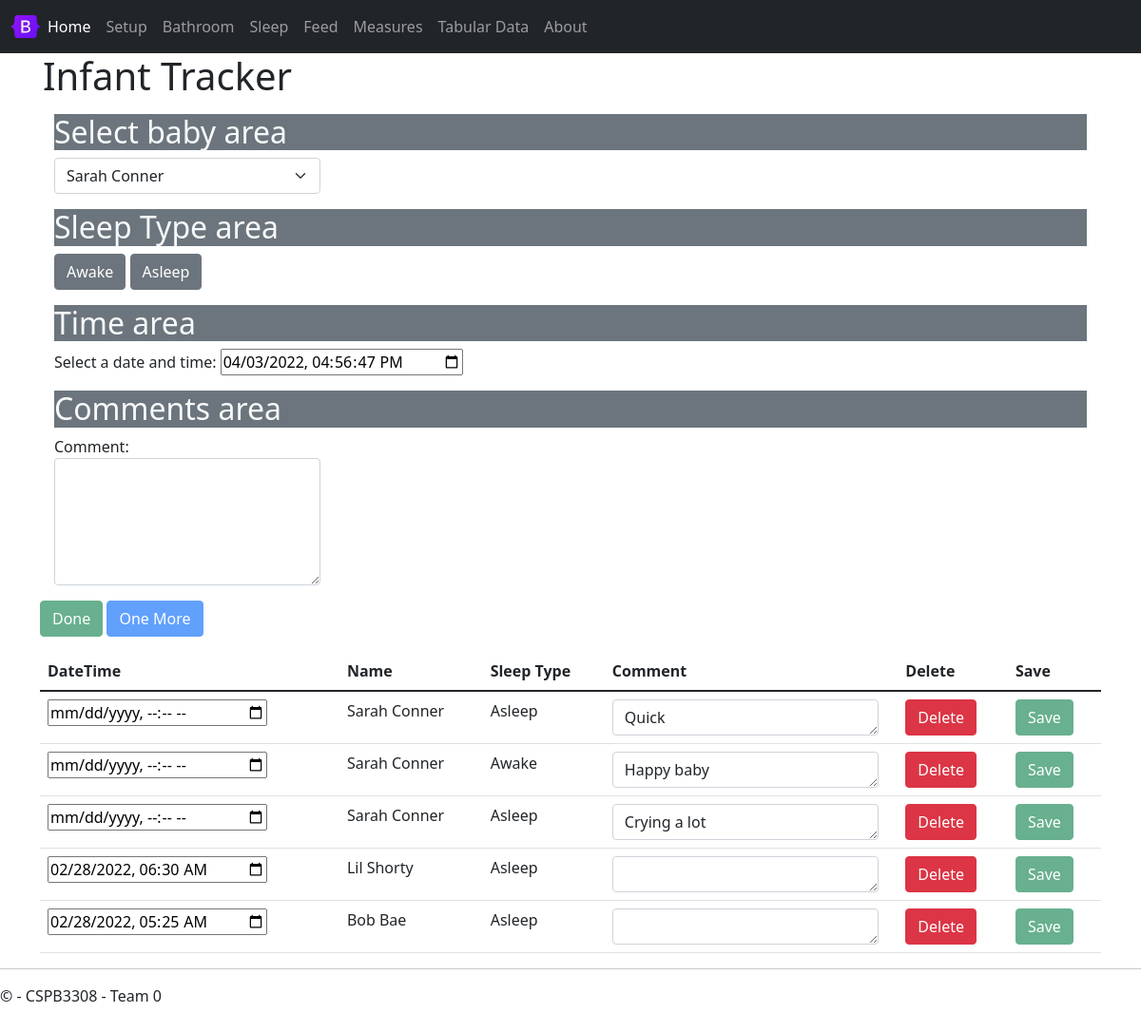
The app's page /sleep with its own data.
### tables this page shows
CREATE TABLE sleep (
sleepEventID INTEGER PRIMARY KEY AUTOINCREMENT,
eventType TEXT DEFAULT "Sleep" NOT NULL,
babyID INTEGER NOT NULL,
sleepType INTEGER NOT NULL,
sleepDateTime TEXT NOT NULL, -- YYYY-MM-DD HH:MM
sleepComment TEXT,
FOREIGN KEY (babyID)
    REFERENCES babies (babyID),
FOREIGN KEY (sleepType)
    REFERENCES sleepType (sleepTypeID)
);

CREATE TABLE sleepType (
sleepTypeID INTEGER PRIMARY KEY AUTOINCREMENT,
sleepTypeName TEXT NOT NULL
);

### source/views.py (the view)
@app.route('/sleep',methods = ['POST', 'GET'])
def sleep():
    if request.method == 'POST':
        result = request.data
        sleep_event = json.loads(result) # creates python dictionary
        if sleep_event['sleepEvent']['deleteFlag'] == True:
            delete_rows('sleep', sleep_event['sleepEvent']['eventId'])
        else:
            sleep_sql_ins(sleep_event['sleepEvent'])             #insert into database
        return  jsonify(""), 200
    else:
        return render_template(
            'sleep.html',
            babies = get_babies(),
            lastBaby = get_last_baby_sleep(),
            recentEvents = sleep_recent_events()
        )

### source/sql_functions.py (called while the page is built)
def get_babies(db_path = "./sqlite3/baby.db"):
    conn = sqlite3.connect(db_path)       #connect to database
    cur = conn.cursor()
    cur.execute("PRAGMA foreign_keys = ON")
    cur.execute("SELECT * FROM babies")
    baby_lst = cur.fetchall()
    conn.close()
    return baby_lst

def get_last_baby_sleep(db_path = "./sqlite3/baby.db"):
    conn = sqlite3.connect(db_path)       #connect to database
    cur = conn.cursor()
    cur.execute("PRAGMA foreign_keys = ON")
    cur.execute("SELECT babyID FROM sleep ORDER BY sleepDateTime DESC LIMIT 1;")
    baby_lst = cur.fetchone()
    babyid = baby_lst[0] #take first tuple
    conn.close()
    return babyid

### source/templates/sleep.html (shortened to what this page needs)
{% extends "layout.html" %}
{% block content %}
<div class="jumbotron">
    <h1>Infant Tracker</h1>
</div>
<div class="container mt-3">
    <h2 class="text-light bg-secondary">Select baby area</h2>
    <div class="d-flex flex-row d-flex">
        <select class="form-select me-3" id="selectBaby" onChange="sleepSelectBaby(this.value)">
            {% for baby in babies %}
                <option value="{{ baby[0] }}">{{ baby[3] }} {{ baby[4] }}</option>
            {% endfor %}
        </select>
    </div>
</div>
<div class="container mt-3">
    <h2 class="text-light bg-secondary">Sleep Type area</h2>
    <button type="button" id="btnAwake" class="btn btn-secondary" onclick="sleepUpdateSleepType(1)">Awake</button>
    <button type="button" id="btnAsleep" class="btn btn-secondary" onclick="sleepUpdateSleepType(2)">Asleep</button>
</div>
<div class="container mt-3">
    <h2 class="text-light bg-secondary">Time area</h2>
    <div class="form-group">
        <label for="inputDateTime">Select a date and time:</label>
        <input type="datetime-local" id="inputDateTime" onChange="sleepUpdateDateTime(this.value)" />
    </div>
</div>
<div class="container mt-3">
    <h2 class="text-light bg-secondary">Comments area</h2>
    <div class="form-group">
        <label for="comment">Comment:</label>
        <textarea class="form-control" rows="5" id="textComment" onChange="sleepUpdateComment(this.value)"></textarea>
    </div>
</div>
</div>
<div class="container mt-3">
    <button type="button" id="btnDone" class="btn btn-success" onClick='sleepAddSleepEvent(true)' disabled>Done</button>
    <button type="button" id="btnOneMore" class="btn btn-primary" onClick='sleepAddSleepEvent(false)' disabled>One More</button>
</div>
<div class="container mt-3">
    <table class="table">
        <thead>
          <tr>
            <th scope="col">DateTime</th>
            <th scope="col">Name</th>
            <th scope="col">Sleep Type</th>
            <th scope="col">Comment</th>
            <th scope="col">Delete</th>
            <th scope="col">Save</th>
          </tr>
        </thead>
        <tbody>
            {% set currEvent = 0 %}
            {% for event in recentEvents %}
                {% set currEvent = event %}
                <tr>
                    <td><input type="datetime-local" value="{{ event[2] }}"/></td>
                    <td>{{ event[1] }}</td>
                    <td>{{ event[3] }}</td>
                    <td><textarea class="form-control" rows="1">{{ event[4] }}</textarea></td>
                    <td><button type="button" class="btn btn-danger" onClick="sleepDeleteSleepEvent({{ event[0]|safe }})">Delete</button></td>
                    <td><button type="button" class="btn btn-success" disabled onClick="sleepSaveSleepEvent({{ event|safe }})">Save</button></td>
                </tr>
            {% endfor %}
        </tbody>
      </table>
</div>
{% endblock %}

### source/static/content/site.css (style rules this page uses)
body { padding-top: 0px; padding-bottom: 20px; }
input, select, textarea { max-width: 280px; }

### records on screen
sleep: event "Sarah Conner", sleepTypeName "Asleep", sleepComment "Quick"
sleep: event "Sarah Conner", sleepTypeName "Awake", sleepComment "Happy baby"
sleep: event "Sarah Conner", sleepTypeName "Asleep", sleepComment "Crying a lot"
sleep: sleepDateTime "02/28/2022 06:30", event "Lil Shorty", sleepTypeName "Asleep"
sleep: sleepDateTime "02/28/2022 05:25", event "Bob Bae", sleepTypeName "Asleep"

### other values on screen
form field value "Sarah Conner"
